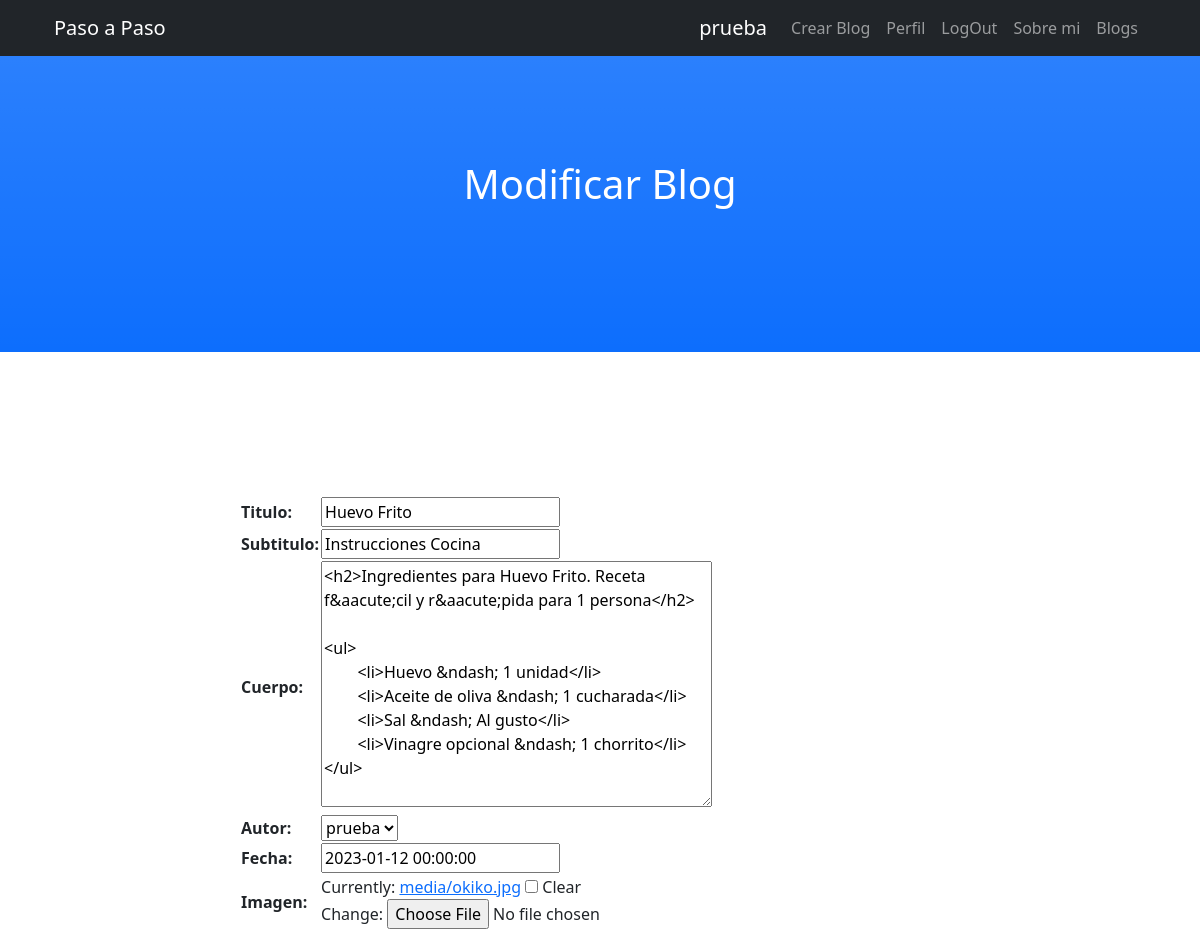
Page /actualizarBlog/3 (signed in, upper part) on the earlier database version.
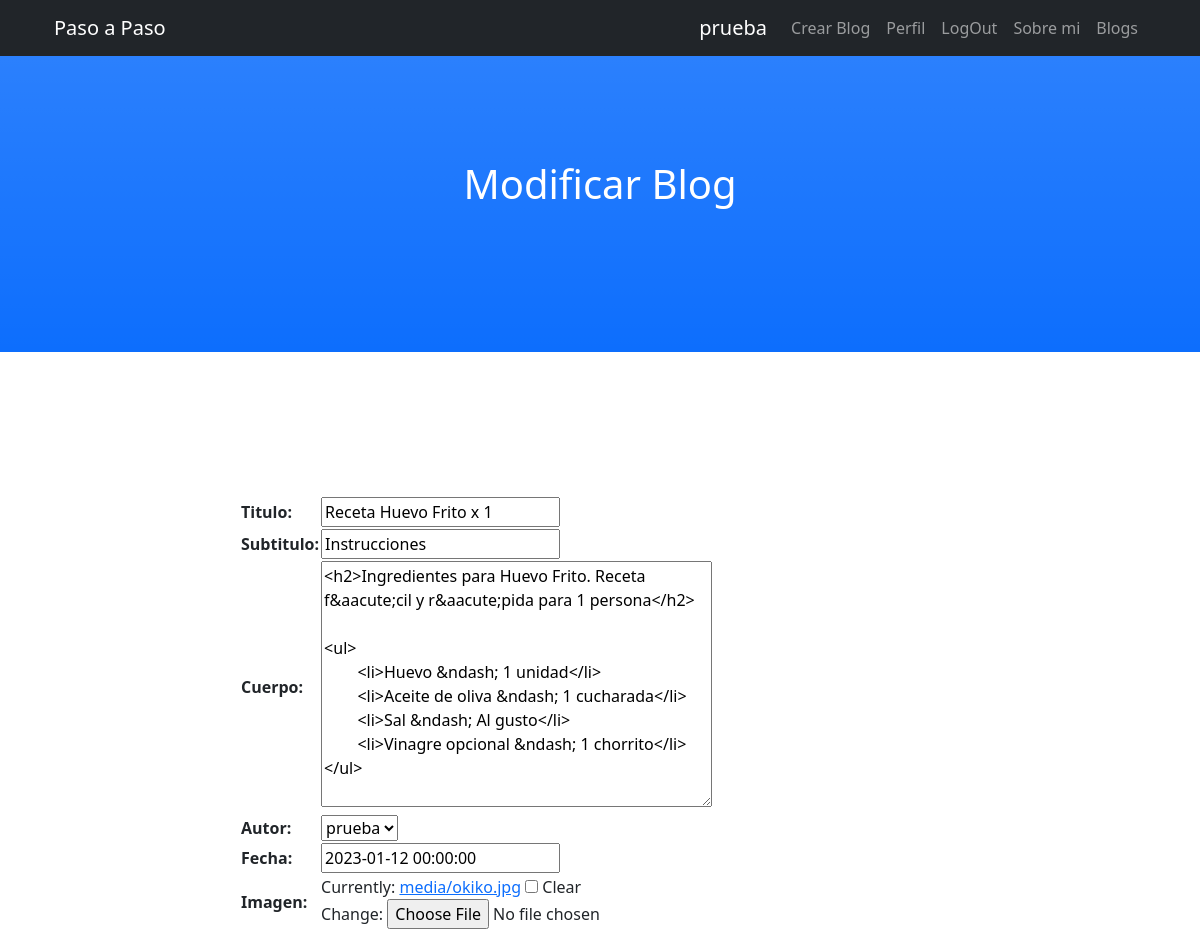
Same page on the later database version.
### Blog/models.py (models this page shows, shortened)
class Blog(models.Model):
    titulo = models.CharField(max_length=200)
    subtitulo = models.CharField(max_length=200, blank=True) #Opcional, por eso blank=true
    cuerpo = RichTextUploadingField(blank=True, null=True)
    autor = models.ForeignKey(User, on_delete=models.CASCADE) #Borra posts si el autor/user es borrado
    fecha = models.DateTimeField() #Fecha de Publicacion
    imagen = models.ImageField(upload_to='media', blank=True) #Directorio donde se va a guardar

### Blog/views.py (the view)
@login_required
def editBlog(request, idPost): #Editar
    blog = Blog.objects.get(id=idPost)
    form = BlogForm(instance=blog)
    if request.method == 'POST':
        form = BlogForm(request.POST, request.FILES, instance=blog)
        if form.is_valid():
            form.save()
            return redirect(f'/article/{idPost}')
    context = {
        'form':form,
    }
    return render(request, 'actualizarblog.html', context)

### Blog/forms.py
class BlogForm(forms.ModelForm):
    class Meta:
        model = Blog
        fields = ['titulo', 'subtitulo', 'cuerpo','autor','fecha','imagen']

### Blog/templates/actualizarblog.html (shortened to what this page needs)
{% extends "index.html" %}
{% load static %}
{% block titulo %}
<h1 class="mb-5">Modificar Blog</h1>
{% endblock %}
{% block contenido %}
<form action="" method="POST" enctype="multipart/form-data"> {% csrf_token %}
<table>
{{ form  }}
</table>
</form>
{% endblock %}

Differences in the rows shown:
changed Blog "prueba": titulo "Huevo Frito" → "Receta Huevo Frito x 1"; subtitulo "Instrucciones Cocina" → "Instrucciones"
